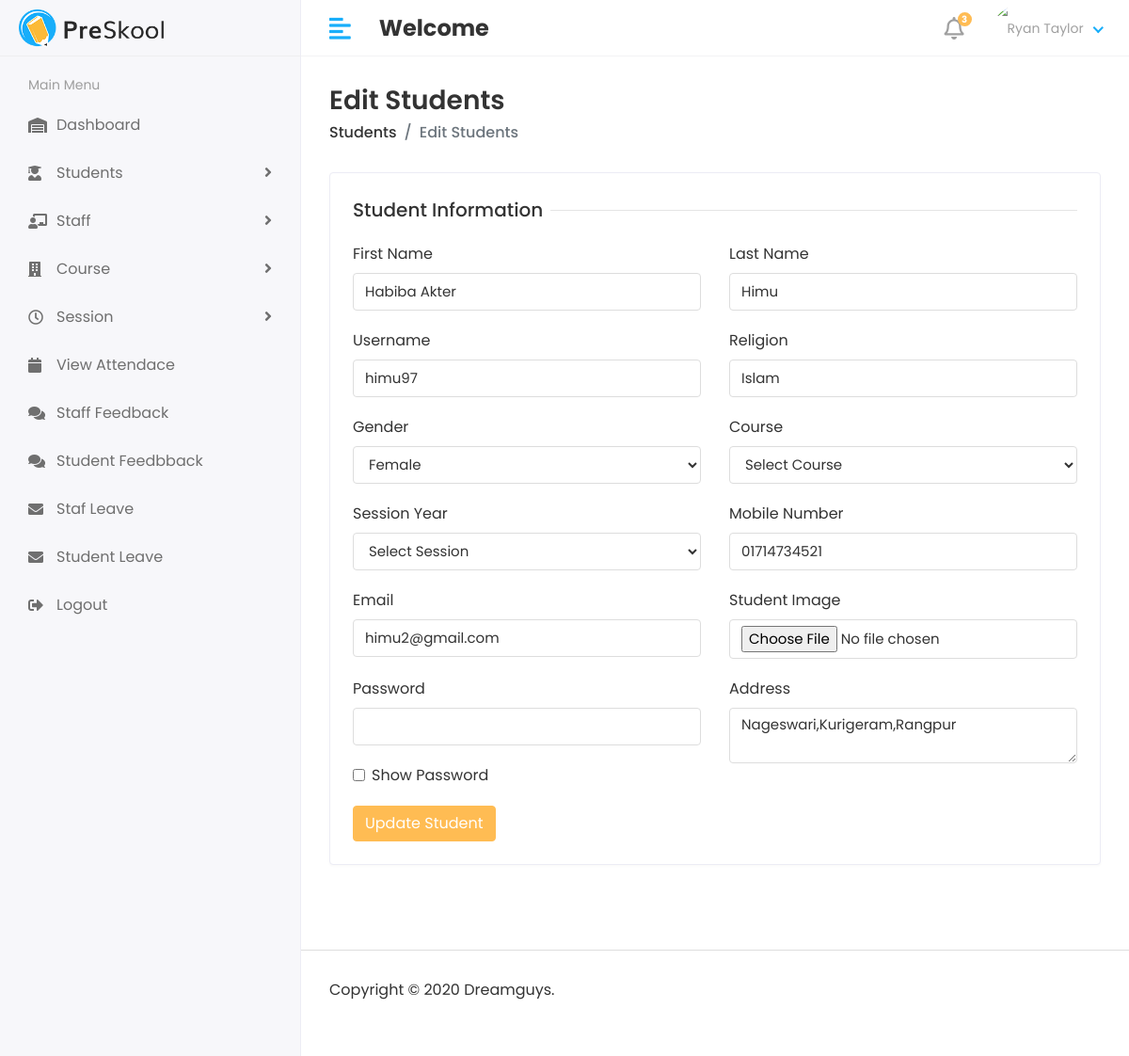
Page /hode/StudentEdit/9 on the committed database.
### App/models.py (models this page shows, shortened)
class Student(models.Model):
    admin=models.OneToOneField(CustomUser, on_delete=models.CASCADE)
    address=models.TextField()
    gender=models.CharField(max_length=50)
    religion=models.CharField( max_length=50)
    dateOfBrith=models.DateTimeField( auto_now_add=False)
    course_id=models.ForeignKey(Course, on_delete=models.CASCADE)
    session_year=models.ForeignKey(session_year, on_delete=models.CASCADE)
    create_at=models.DateTimeField( auto_now_add=False)
    update_at=models.DateTimeField( auto_now=True)
    phone=models.CharField( max_length=50,blank=True,null=True)

class CustomUser(AbstractUser):
    USER=(
        (1, 'HOD'),
        (2, 'STAFF'),
        (3, 'STUDENT'),
    )
    user_type=models.CharField(choices=USER, max_length=50,default=1,blank=True,null=True)
    profile_pic=models.ImageField( upload_to='profile pic',blank=True,null=True)

### App/hod_views.py (the view)
# urls.py: path('hode/StudentEdit/<str:id>',hod_views.Student_Edit,name='student_edit'),
def Student_Edit(request,id):
    student=Student.objects.filter(id=id)
    courses = Course.objects.all()
    sessions = session_year.objects.all()
    context={
        'student':student,
        'course':courses,
        'session':sessions,
    }
    return render(request,'hod/student_edit.html',context)

### templates/hod/student_edit.html (shortened to what this page needs)
{% extends "base.html" %}
{% load static %}
{% block content %}
<div class="page-wrapper">
    <div class="content container-fluid">
       <div class="page-header">
          <div class="row align-items-center">
             <div class="col">
                <h3 class="page-title">Edit Students</h3>
                <ul class="breadcrumb">
                   <li class="breadcrumb-item"><a href="students.html">Students</a></li>
                   <li class="breadcrumb-item active">Edit Students</li>
                </ul>
             </div>
          </div>
       </div>
       <div class="row">
          <div class="col-sm-12">
             <div class="card">
                <div class="card-body">
                   <form action="{% url "updateStudent" %}" method="POST" enctype="multipart/form-data">
                      <div class="row">
                         <div class="col-12">
                          <h5 class="form-title"><span>Student Information</span></h5>
                         </div>
                         <div class="col-12 col-sm-6">
                            <div class="form-group">
                               <label>First Name</label>
                               <input type="text" class="form-control" name="first_name" value="{% for s in student %}{{s.admin.first_name}}{% endfor %}" >
                            </div>
                         </div>
                         <div class="col-12 col-sm-6">
                            <div class="form-group">
                               <label>Last Name</label>
                               <input type="text" class="form-control" name="last_name" value="{% for s in student %}{{s.admin.last_name}}{% endfor %}" >
                            </div>
                         </div>
                         <div class="col-12 col-sm-6">
                            <div class="form-group">
                               <label>Username</label>
                               <input type="text" class="form-control" name="username" value="{% for s in student %}{{s.admin.username}}{% endfor %}" >
                            </div>
                         </div>
                         <div class="col-12 col-sm-6">
                            <div class="form-group">
                               <label>Religion</label>
                               <input type="text" class="form-control" name="raligion" value="{% for s in student %}{{s.religion}}{% endfor %}" >
                            </div>
                         </div>
                         <div class="col-12 col-sm-6">
                            <div class="form-group">
                                <label>Gender</label>
                                <select class="form-control" name="gender" >
                                    <option value="Female" {% if student.gender == "Female" %}selected{% endif %}>Female</option>
                                </select>
                            </div>
                        </div>
                         <div class="col-12 col-sm-6">
                            <div class="form-group">
                               <label>Course</label>
                               <select class="form-control" name="course" required>
                                  <option value="" disabled selected>Select Course</option>
                               </select>
                            </div>
                         </div>
                         <div class="col-12 col-sm-6">
                            <div class="form-group">
                               <label>Session Year</label>
                               <select class="form-control" name="session" required>
                                  <option value="" disabled selected>Select Session</option>
                               </select>
                            </div>
                         </div>
                         <div class="col-12 col-sm-6">
                            <div class="form-group">
                               <label>Mobile Number</label>
                               <input type="text" class="form-control" name="phone" value="{% for s in student %}{{s.phone}}{% endfor %}" >
                            </div>
                         </div>
                         <div class="col-12 col-sm-6">
                            <div class="form-group">
                               <label>Email</label>
                               <input type="email" class="form-control" value="{% for s in student %}{{s.admin.email}}{% endfor %}" name="email" >
                            </div>
                         </div>
                         <div class="col-12 col-sm-6">
                            <div class="form-group">
                               <label>Student Image</label>
                               <input type="file" class="form-control" value="{% for s in student %}{{s.admin.profile_pic}}{% endfor %}" name="pic">
                            </div>
                         </div>
                         <div class="col-12 col-sm-6">
                            <div class="form-group">
                                <label>Password</label>
                                <input type="password" class="form-control" id="password" name="password" >
                            </div>
                            <div class="form-group form-check">
                                <input type="checkbox" class="form-check-input" id="show-password">
                                <label class="form-check-label" for="show-password">Show Password</label>
                            </div>
                        </div>
                        <div class="col-12 col-sm-6">
                            <div class="form-group">
                                <label>Address</label>
                                <textarea class="form-control" name="address" required>{% for s in student %}{{ s.address }}{% endfor %}</textarea>
                            </div>
                        </div>
                         <div class="col-12">
                            <button type="submit" class="btn btn-primary">Update Student</button>
                         </div>
                      </div>
                   </form>
                </div>
             </div>
          </div>
       </div>
    </div>
</div>
{% endblock content %}

### static/assets/css/style.css (style rules this page uses)
html { height: 100%; }
body { background-color: #fff; color: #333; font-family: 'Poppins', sans-serif; font-size: 1rem; height: 100%; line-height: 1.5; overflow-x: hidden; }
h1, h2, h3, h4, h5, h6 { font-family: 'Poppins', sans-serif; margin-top: 0; }
.form-control { border: 1px solid #ddd; box-shadow: none; color: #333; font-size: 15px; height: 40px; }
a { color: #009ce7; }
input, button, a { transition: all 0.4s ease; -moz-transition: all 0.4s ease; -o-transition: all 0.4s ease; -ms-transition: all 0.4s ease; -webkit-transition: all 0.4s ease; }
input, input:focus, button, button:focus { outline: none; }
input[type="file"] { height: auto; min-height: calc(1.5em + .75rem + 2px); }
input[type=text], input[type=password] { -webkit-appearance: none; -moz-appearance: none; appearance: none; }
textarea.form-control { resize: vertical; }
.form-group { margin-bottom: 1.25rem; }
ul, ol { padding: 0px; list-style: none; }
.btn-primary { background-color: #FFBC53; border: 1px solid #FFBC53; }
.card { border: 1px solid #ececf5; box-shadow: 0 1px 3px 0 rgba(0, 0, 0, 0.03); margin-bottom: 1.875rem; }
.card-body { padding: 1.5rem; }
.page-wrapper { margin-left: 320px; padding-top: 60px; position: relative; transition: all 0.4s ease; }
.page-wrapper > .content { padding: 1.875rem 1.875rem 0; }
.page-header { margin-bottom: 1.875rem; }
.page-header .breadcrumb { background-color: transparent; color: #6c757d; font-size: 1rem; font-weight: 500; margin-bottom: 0; padding: 0; }
.page-header .breadcrumb a { color: #333; }
.page-title { font-size: 28px; font-weight: 600; color: #333; margin-bottom: 5px; }
.form-title { width: 100%; max-width: 100%; padding: 0; font-size: 1.25rem; font-weight: 500; line-height: inherit; color: #333; white-space: normal; position: relative; display: block; margin-bottom: 20px; }
.form-title:before { content: ""; position: absolute; left: 0px; right: 0px; height: 1px; top: 50%; background-color: rgba(0, 0, 0, 0.1); }
.form-title span { padding: 0px 0.5rem 0 0; background-color: #fff; display: inline-block; z-index: 2; position: relative; }

### rows in the picture
Student: first_name "Habiba Akter", last_name "Himu", username "himu97", raligion "Islam", phone "01714734521", email "himu2@gmail.com", address "Nageswari,Kurigeram,Rangpur"
